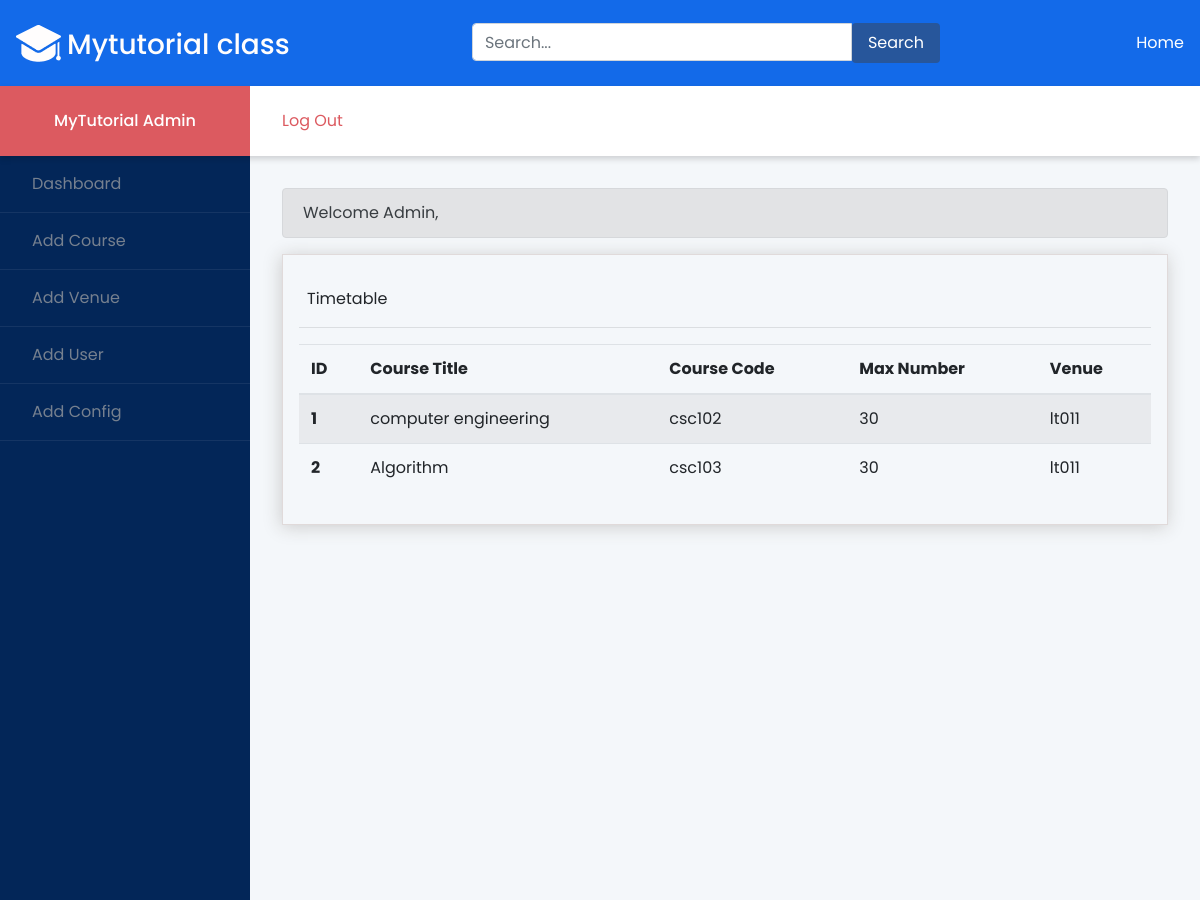
The app's page /views/admin/adminhome.php (upper part), older data.
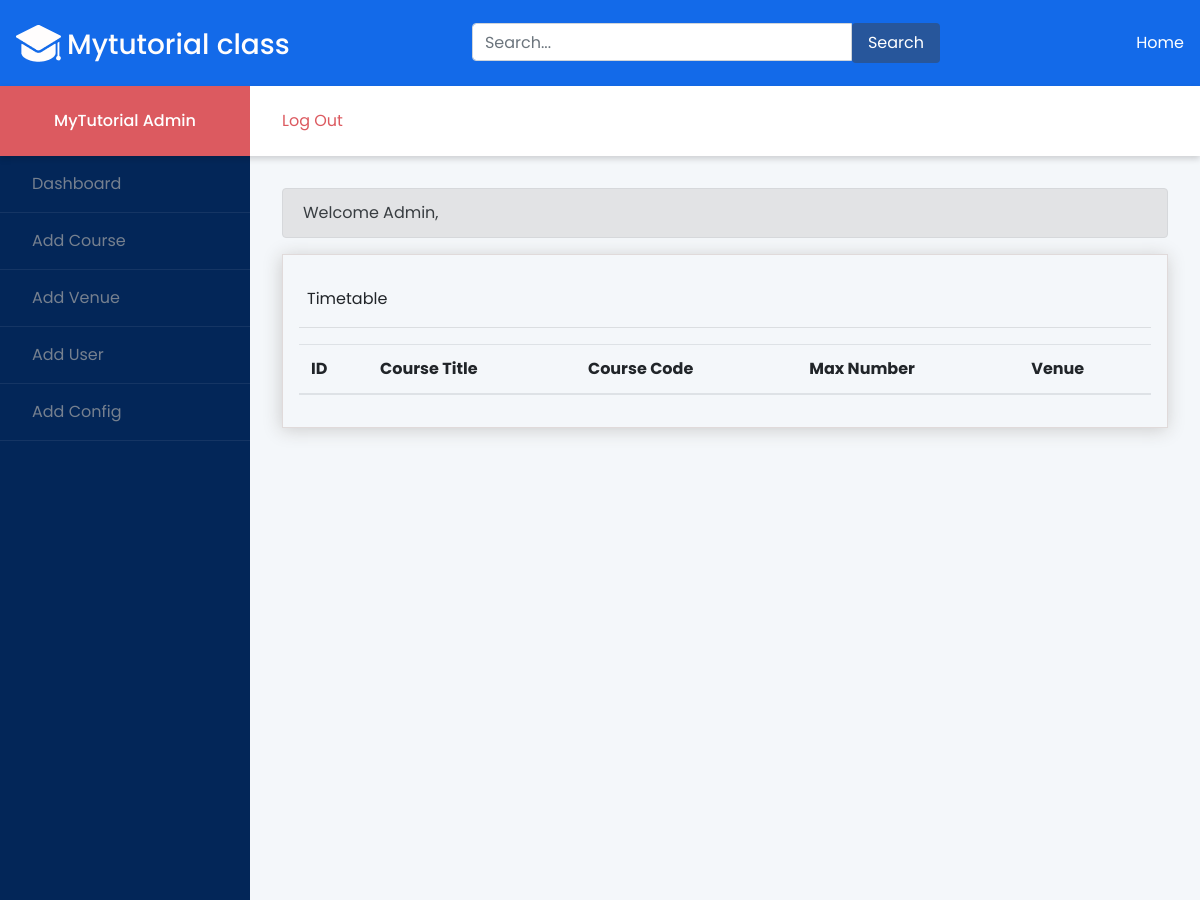
The same page, newer data.
### tables this page shows
CREATE TABLE `venues`
(
  `venueId` int
(11) NOT NULL AUTO_INCREMENT,
  `venue` varchar
(225) NOT NULL,
  `venueCreated` datetime NOT NULL DEFAULT CURRENT_TIMESTAMP,
  `venueUpdated` datetime NOT NULL DEFAULT CURRENT_TIMESTAMP,
  PRIMARY KEY
(`venueId`)
);

CREATE TABLE `classes`
(
  `classId` int
(11) NOT NULL AUTO_INCREMENT,
  `ClassDate` varchar
(20) NOT NULL,
  `classPeriod` int
(10) DEFAULT NULL,
  `classMax` int
(11) NOT NULL,
  `classVenueId` int
(11) NOT NULL,
  `classCreated` datetime DEFAULT CURRENT_TIMESTAMP,
  `classUpdated` datetime NOT NULL DEFAULT CURRENT_TIMESTAMP,
  `classCode` varchar
(45) NOT NULL,
  `classTitle` varchar
(225) NOT NULL,
  PRIMARY KEY
(`classId`)
);

### models/Classes.php (called while the page is built, shortened)
<?php
class Classes extends Queries
{
    public function getWithVenue()
    {
        $sql = 'SELECT * FROM venues
        INNER JOIN classes ON Venues.venueId=classes.classVenueId';
        $venues = $this->query($sql);
        return $venues;
    }
}

### controllers/Conn.php (called while the page is built)
<?php
class Conn
{
    private $dbname = 'csc';
    private $host = 'localhost';
    private $username = 'root';
    private $pass = 'PASSWORD';
    public function connect()
    {
        try {
            $conn = new PDO("mysql:host=$this->host;dbname=$this->dbname", $this->username, $this->pass);
            return $conn;
        } catch (PDOexception $e) {
            echo "Datebase error" . $e->getMessage();
            die();
        }
    }
}

### controllers/Queries.php (called while the page is built, shortened)
<?php
class Queries extends Conn
{
    public function query($sql)
    {
        $pdoStatement = $this->connect()->prepare($sql);
        $status = $pdoStatement->execute();
        $result = $pdoStatement->fetchAll();
        return $result;
    }
}

### views/admin/adminhome.php (the view, shortened to what this page needs)
<?php include('headadmin.php'); ?>
<?php $init  =  new Classes(); ?>
<div class="admin">
    <header class="admin__header">
        <h1 class="logo dashcol">MyTutorial Admin</h1>
        <div class="toolbar">
            <a href="logout" class="logout" style="text-decoration:none;">
                Log Out
            </a>
        </div>
    </header>
    <nav class="admin__nav navcol" style="min-height:2000px">
        <ul class="menu">
            <li class="menu__item">
                <a class="menu__link" href="adminhome">Dashboard</a>
            </li>
            <li class="menu__item">
                <a class="menu__link" href="admincourses">Add Course</a>
            </li>
            <li class="menu__item">
                <a class="menu__link" href="adminvenue">Add Venue</a>
            </li>
            <li class="menu__item">
                <a class="menu__link" href="adminuser">Add User</a>
            </li>
            <li class="menu__item">
                <a class="menu__link" href="adminconfig">Add Config</a>
            </li>
        </ul>
    </nav>
    <main class="admin__main">
        <div class="tab-pane fade show active" id="v-pills-home" role="tabpanel" aria-labelledby="v-pills-home-tab">
            <div class="alert alert-secondary" role="alert">
                Welcome Admin,
            </div>
            <div class="bordered-around pl-3 pt-3 pr-3 pb-3">
                <div class="course_reg pt-3 pl-2">Timetable</div>
                <hr>
                <table class="table table-striped">
                    <thead>
                        <tr>
                            <th scope="col">ID</th>
                            <th scope="col">Course Title</th>
                            <th scope="col">Course Code</th>
                            <th scope="col">Max Number</th>
                            <th scope="col">Venue</th>
                        </tr>
                    </thead>
                    <tbody>
                        <?php $i = 1; ?>
                        <?php foreach ($init->getWithVenue() as $value) { ?>
                            <tr>
                                <th scope="row"><?php echo $i++ ?></th>
                                <td><?php echo $value['classTitle'] ?></td>
                                <td><?php echo $value['classCode'] ?></td>
                                <td><?php echo $value['classMax'] ?></td>
                                <td><?php echo $value['venue'] ?></td>
                            </tr>
                        <?php } ?>
                    </tbody>
                </table>
            </div>
    </main>
</div>
</body>
</html>

Row changes from the older to the newer data that the page shows:
removed venues: classes.classTitle "computer engineering", classes.classCode "csc102", classes.classMax "30", venue "lt011", classes.classTitle "Algorithm", classes.classCode "csc103"
